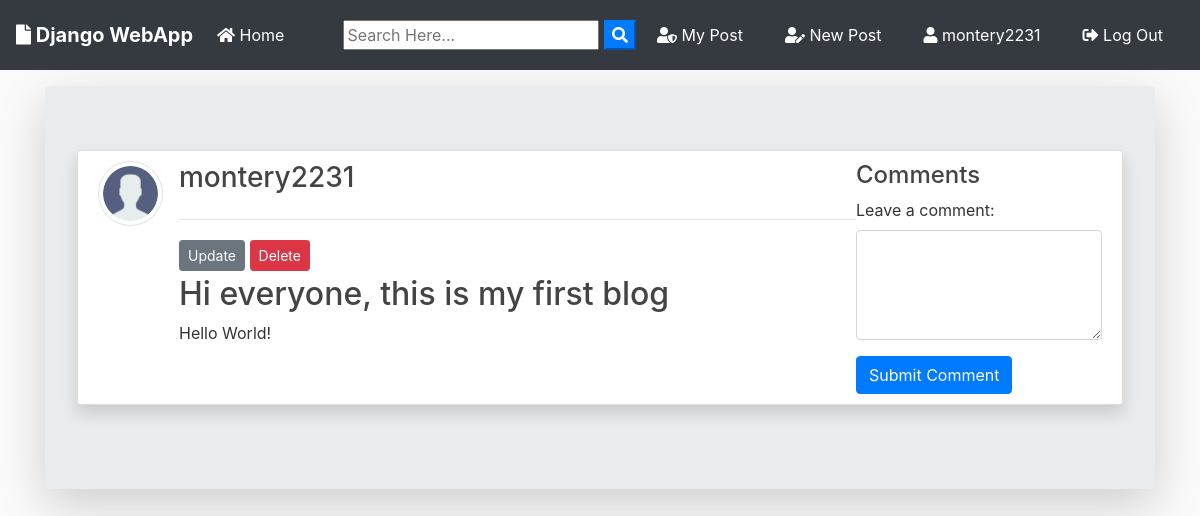
Page /post/2/ (signed in) on the committed database.
### blog/models.py (models this page shows, shortened)
class Post(models.Model):
	title = models.CharField(max_length=100)
	file = models.FileField(null=True,blank=True,upload_to='Files')
	content = models.TextField()
	date_posted = models.DateTimeField(default=timezone.now)
	author = models.ForeignKey(User, on_delete=models.CASCADE)

### users/models.py (models this page shows, shortened)
class Profile(models.Model):
    user = models.OneToOneField(User, on_delete=models.CASCADE)
    image = models.ImageField(default='default.jpg', upload_to='profile_pics')

### blog/views.py (the view)
# urls.py: path('post/<int:pk>/', PostDetailView.as_view(), name='post-detail'),
class PostDetailView(DetailView):
    model = Post
    template_name = 'blog/post_detail.html'
    def get_context_data(self, **kwargs):
        context = super().get_context_data(**kwargs)
        context['comments'] = Comment.objects.filter(post=self.object)
        return context

### blog/templates/blog/post_detail.html (shortened to what this page needs)
{% extends "blog/base.html" %}
{% block content %}
<div class="jumbotron mt-3 shadow-lg">
  <article class="media content-section shadow ">
    <a href="{{ object.author.profile.image.url }}" target="_blank">
      <img src="{{ object.author.profile.image.url }}  " alt="" class="article-img rounded-circle img-thumbnail img-fluid">
    </a>
    <div class="media-body">
      <div class="">
        <div class="d-flex justify-content-between">
          <a class="mr-2 mt-0 mb-0  text-dark" href="{% url 'user-posts' object.author.username  %}"><h3>{{ object.author }}</h3></a>
        </div>
        <hr>
        {% if object.author == user %}
          <div>
            <a class="btn btn-secondary btn-sm mt-1 mb-1" href="{% url 'post-update' object.id %}">Update</a>
            <a class="btn btn-danger btn-sm mt-1 mb-1" href="{% url 'post-delete' object.id %}">Delete</a>
          </div>
        {% endif %}
      </div>
      <h2>{{ object.title }}</h2>
      <p class="article-content">{{ object.content }}</p>
    </div>
    <div id="comments">
      <h4>Comments</h4>
      {% include './comment_form.html' %}
    </div>
  </article>
{% endblock content %}

### blog/templates/blog/base.html (shortened to what this page needs)
{% load static %}
<!doctype html>
<html lang="en">
  <head>
    <link rel="stylesheet" href="https://stackpath.bootstrapcdn.com/bootstrap/4.3.1/css/bootstrap.min.css">
    <link rel="stylesheet" href="https://use.fontawesome.com/releases/v5.8.1/css/all.css" >
    <link rel="stylesheet" href="{% static 'blog/main.css' %}">
  </head>
  <body>
    <nav class="navbar navbar-expand-lg navbar-dark bg-dark">
      <a class="navbar-brand font-weight-bold" href="{% url 'blog-home' %}"><i class="fas fa-file"></i> Django WebApp</a>
      <div class="collapse navbar-collapse" id="navbarSupportedContent">
        <ul class="navbar-nav mr-auto">
          <li class="nav-item active">
            <a class="nav-link" href="{% url 'blog-home' %}"><i class="fas fa-home"></i> Home <span class="sr-only">(current)</span></a>
          </li>
        </ul>
        <form id="searchform" action="{% url 'search' %}" method="get">
          <input type="text" name="q" type="text" value="{{ request.GET.q }}" placeholder="Search Here..." />
          <button type="button" onclick="searchform.submit()" class=" text-white my-color btn-primary"><i class="fa fa-search"></i></button>
        </form>
          {% if user.is_authenticated %}
          <a href="{% url 'user-posts' user %}" class="btn text-white m-2"><i class="fas fa-user-shield"></i> My Post</a>
          <a href="{% url 'post-create' %} " class="btn text-white m-2"><i class="fas fa-user-edit"></i> New Post</a>
          <a href="{% url 'profile' %} " class="btn text-white m-2"><i class="fas fa-user"></i> {{ user.username }}</a>
          <a href="{% url 'logout' %} " class="btn text-white m-2"><i class="fas fa-sign-out-alt"></i> Log Out</a>
          {% else %}
          <a href="{% url 'login' %} " class="btn text-white m-2"><i class="fas fa-user-tie"></i> Log In</a>
          <a href="{% url 'register' %} " class="btn text-white m-2"> <i class="fas fa-sign-in-alt"></i> Sign Up</a>
          {% endif %}
      </div>
    </nav>
    <div class="container my-bg">
      {% block content %}
      {% endblock  %}
    </div>
  </body>
</html>

### blog/static/blog/main.css (style rules this page uses)
body { background: #fafafa; color: #333333; margin-top: 0; }
h1, h2, h3, h4, h5, h6 { color: #444444; }
ul { margin: 0; }
.content-section { background: #ffffff; padding: 10px 20px; border: 1px solid #dddddd; border-radius: 3px; margin-bottom: 20px; }
.article-content { white-space: pre-line; }
.article-img { height: 65px; width: 65px; margin-right: 16px; }

### rows in the picture
Post: author.profile.image (picture), author "montery2231", title "Hi everyone, this is my first blog", content "Hello World!"

### other values in the picture
{{ user.username }} "montery2231"
